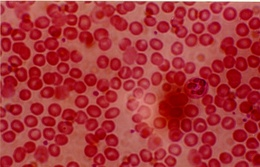
%> input picture DIP course/bloodcells1.jpg, 260 x 167 px, shrunk from 895 x 575 before the run
$ octave HW3_2.m   (GNU Octave 9; MATLAB toolbox functions it lacks are replaced by stand-ins)
%> lines starting %> are read from the running program, lines starting %| are printed output that depends on the picture; in (x1, y1, x2, y2) boxes, pixels count from 0 and x2, y2 are one past the last pixel; in counts of white or black regions, pixels touching at a corner belong together; the program's own positions count from 1
clc;
clear;
close all;
f=imread('bloodcells1.jpg');
%> f is the input picture: size 167x260x3 uint8; mean R, G, B 169.6, 51.9, 56.5
f=rgb2gray(f);
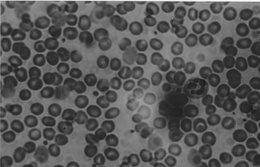
%> f: size 167x260 uint8; min 23, max 252, mean 87.6
[M,N]=size(f);
%> M = 167; N = 260
h=imhist(f);
%> h = 256 values, max 697 at index 49, min 0 at index 1, mean 169.6
p=h/(M*N);
%> p = 256 values, max 0.0161 at index 49, min 0 at index 1, mean 0.00391
figure,imshow(f,[]); title('Original Image');
figure,plot(h),title('Image Histogram')
T=128;
for m=1:M
    for n=1:N
        g(m,n)=f(m,n)>=T;
    end
end
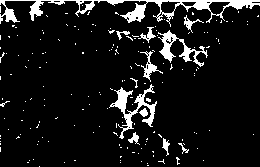
%> g: size 167x260 logical; 8.9% white; 179 white regions (167 under 20 px), largest, box (x1, y1, x2, y2) and area: (0, 0, 260, 27) 1632, (109, 84, 157, 139) 684, (158, 30, 208, 67) 513
figure;imshow(g,[]);title('Predefined T=128');
for iter=1:50
    p1=h(1:T+1,1)/sum(h(1:T+1,1));
    u1=[0:T]*p1;
    p2=h(T+2:256,1)/sum(h(T+2:256,1));
    u2=[T+1:255]*p2;
    T_new(iter+1)=(u1+u2)/2;
    T=T_new(iter+1);
end
%> this loop made 50 passes
%> (u1, u2, T) on passes 1 to 12: (82.8, 142.7, 112.7), (72.96, 127.1, 100), (66.81, 121, 93.88), (63.86, 118.2, 91.05), (63.04, 117.1, 90.08), (62.62, 116.7, 89.67), (62.21, 116.3, 89.25), (62.21, 116.4, 89.32), (62.21, 116.5, 89.36), (62.21, 116.5, 89.38), (62.21, 116.6, 89.38), (62.21, 116.6, 89.39)
%> after the loop, T_new = 51 values, max 112.7 at index 2, min 0 at index 1, mean 88.44
for m=1:M
    for n=1:N
        g1(m,n)=f(m,n)>=T;
    end
end
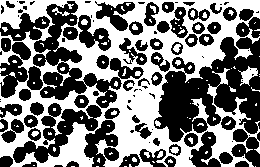
%> g1: size 167x260 logical; 47% white; 118 white regions (91 under 20 px), largest, box (x1, y1, x2, y2) and area: (0, 0, 260, 167) 18911, (238, 66, 258, 86) 185, (52, 7, 70, 16) 53
t1=1:51;
figure,imshow(g1); title(['Adaptive Threshold T=',num2str(T)]);
for T=1:254
    p1=sum(p(1:T+1));
    p2=sum(p(T+2:256));
    u1=[0:T]*((h(1:T+1))/(sum(h(1:T+1))));
    u2 = [T+1:255]*((h(T+2:256))/(sum(h(T+2:256))));
    zigma1=(([0:T]-u1).^2)*((h(1:T+1))/(sum(h(1:T+1))));
    zigma2=(([T+1:255]-u2).^2)*((h(T+2:256))/(sum(h(T+2:256))));
    epsilon(T)=(zigma1*sum(p(1:T+1)))+(zigma2*sum(p(T+2:256)));
end
%> this loop made 254 passes
%> (p1, p2, u1, u2, zigma1, zigma2) on passes 1 to 3: (0, 1, NaN, 87.6, NaN, 999.4), (0, 1, NaN, 87.6, NaN, 999.4), (0, 1, NaN, 87.6, NaN, 999.4)
T2=find(epsilon==min(epsilon));
%> T2 = 88
for m=1:M
    for n=1:N
        g2(m,n)=f(m,n)>= T2;
    end
end
%> g2: size 167x260 logical; 48.6% white; 116 white regions (90 under 20 px), largest, box (x1, y1, x2, y2) and area: (0, 0, 260, 167) 19588, (238, 66, 260, 92) 217, (170, 146, 179, 154) 47
figure,imshow(g2),title(['Otsu T=',num2str(T2)])
w=31;
k=0.2;
fp=padarray(f,[(w-1)/2 (w-1)/2],'symmetric','both');
for m=(1+(w-1)/2):M+2
    for n=(1+(w-1)/2):N+2
        fw=fp(m-(w-1)/2:m+(w-1)/2,n-(w-1)/2:n+(w-1)/2);
        wstd=std2(fw);
        wm=mean2(fw);
        T(m-(w-1)/2,n-(w-1)/2)=wm-(k*wstd);
        g3(m-(w-1)/2,n-(w-1)/2)=fp(m,n)>=T(m-(w-1)/2,n-(w-1)/2);
    end
end
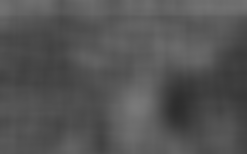
%> T: size 154x247 double; min 45.64, max 121.5, mean 84.3
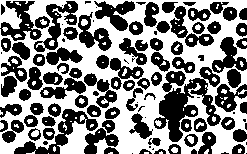
%> g3: size 154x247 logical; 51.8% white; 108 black regions (25 under 20 px), largest, box (x1, y1, x2, y2) and area: (154, 67, 221, 142) 2158, (14, 109, 98, 154) 971, (34, 1, 78, 52) 751
figure,imshow(g3,[]),title('Niblack')
w=51;
k=0.1;
fp=padarray(f,[(w-1)/2 (w-1)/2],'symmetric','both');
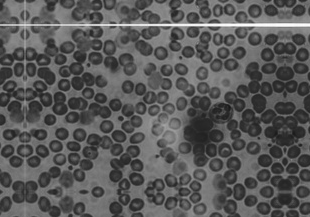
%> fp: size 217x310 uint8; min 23, max 252, mean 88.7
fstd=128;
for m=(1+(w-1)/2):M+2
    for n=(1+(w-1)/2):N+2
        fw=fp(m-(w-1)/2:m+(w-1)/2,n-(w-1)/2:n+(w-1)/2);
        wstd=std2(fw);
        wm=mean2(fw);
        T(m-(w-1)/2,n-(w-1)/2)=wm*(1-k*(1-(wstd/fstd)));
        g4(m-(w-1)/2,n-(w-1)/2)=fp(m,n) >= T(m-(w-1)/2,n-(w-1)/2);
    end
end
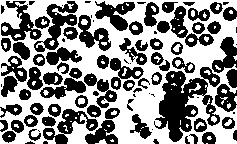
%> g4: size 144x237 logical; 53.7% white; 95 black regions (23 under 20 px), largest, box (x1, y1, x2, y2) and area: (154, 67, 220, 142) 2326, (34, 1, 78, 52) 806, (43, 109, 98, 144) 696
figure,imshow(g4,[]),title('Sauvola')
